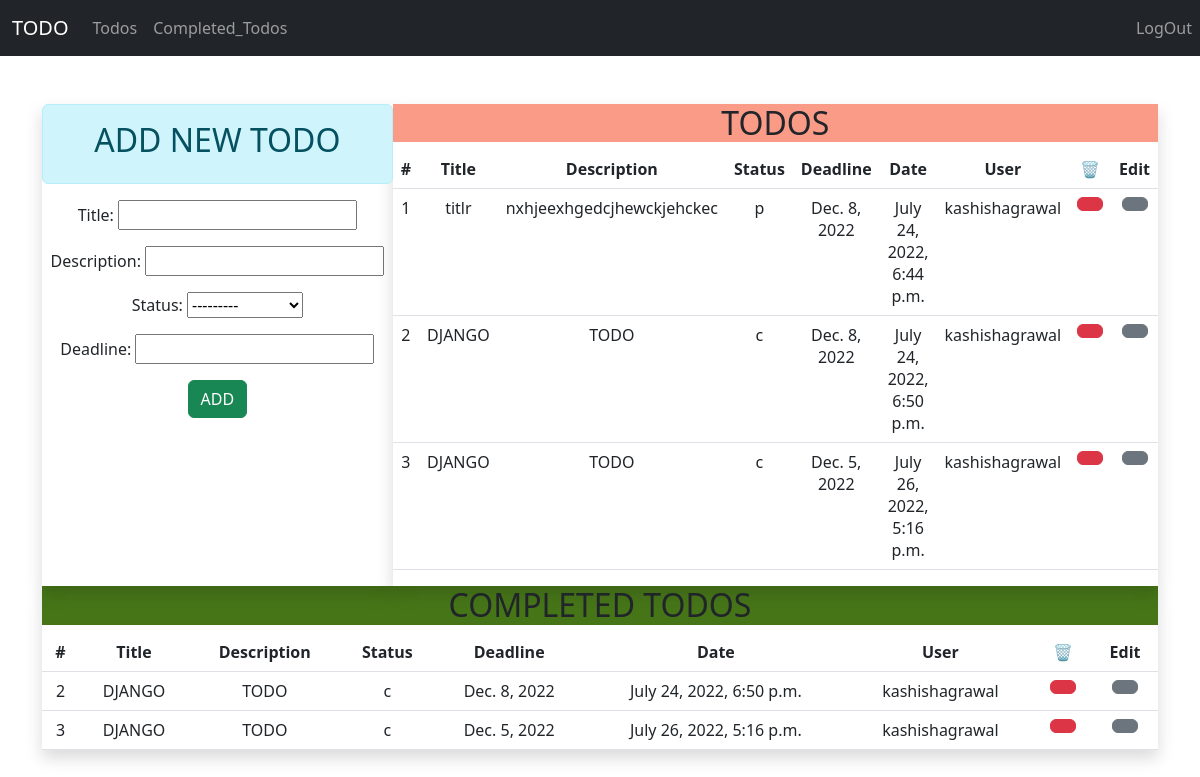
The app's page / (signed in) with its own data.
### App/models.py (models this page shows)
class TODO(models.Model):
    title = models.CharField(max_length=30)
    description = models.CharField(max_length=300)
    status_choices= {
        ('c', 'COMPLETED'),
        ('p', 'PENDING'),
    }
    status = models.CharField(max_length=2, choices = status_choices )
    date = models.DateTimeField(auto_now_add=True)
    deadline = models.DateField(max_length =6)
    updation = models.DateTimeField(auto_now_add=True)
    user = models.ForeignKey(User, on_delete= models.CASCADE)

### App/views.py (the view)
# urls.py: path('' , views.index, name= 'index'),
def index(request):
    if request.user.is_authenticated:
        user = request.user
        form = TODOForm()
        todos = TODO.objects.filter(user = user)
        return render(request, 'index.html', context={'form' : form, 'todos' : todos})
    else:
        return redirect('index')

### App/forms.py
class TODOForm(ModelForm):
    class Meta:
        model = TODO
        fields = ['title', 'description', 'status','deadline']

### App/templates/index.html (shortened to what this page needs)
<DOCTYPE html>
    <html>
        <head>
            <link type="text/css" href="@@path/vendor/sweetalert2/dist/sweetalert2.min.css" rel="stylesheet">
            <link href="https://cdn.jsdelivr.net/npm/bootstrap@5.2.0/dist/css/bootstrap.min.css" rel="stylesheet">
        </head>
 <body>
    <nav class="navbar navbar-expand-lg navbar-dark bg-dark">
        <div class="container-fluid">
          <a class="navbar-brand" href="">TODO</a>
          <div class="collapse navbar-collapse" id="navbarNav">
            <ul class="navbar-nav">
             {%if request.user.is_authenticated%}
                  <li class="nav-item">
                    <a class="nav-link" href="#todo">Todos</a>
                  </li>
                  <li class="nav-item">
                    <a class="nav-link" href="#Completed">Completed_Todos</a>
                  </li>
                  <li class="nav-item" style="position: absolute;
                  right: 0;">
                      <a class="nav-link" href="/logout">LogOut</a>
                    </li>
             {% endif%}
            </ul>
          </div>
        </div>
      </nav>
      <div class="container pt-4">
        <div class="row mx-auto p-0 mt-4">
         <div class="col-sm shadow p-0 mx-auto" style="background-color: white;">
                <div class="alert alert-info">
                    <h2 style="text-align: center;">ADD NEW TODO</h2>
                </div>
                <form action="/add-todo" method="POST" style="text-align: center;list-style-type: none;">
                {{ form.as_p }}
                <input type="submit" value="ADD" class="btn btn-success">
                </form>
         </div>
         <div class="col-sm shadow p-0 mx-auto" id="todo" style="background-color: white;">
             {% if todos|length == 0%}
              <div class="alert alert-info text-center">
                 <p class="display-4">EMPTY LIST</p>
              </div>
             {%else%}
            <div style="background-color: #F99B87"> <h2 style="text-align: center;">TODOS</h2> </div>
                <table class="table" style="text-align: center;">
                    <thead >
                        <tr>
                            <th>#</th>
                            <th>Title</th>
                            <th>Description</th>
                            <th>Status</th>
                            <th>Deadline</th>
                            <th>Date</th>
                            <th>User</th>
                            <th>🗑️</th>
                            <th>Edit</th>
                        </tr>
                    </thead>
                    <tbody>
                    {%for todo in todos%}
                        <tr>
                            <td> {{forloop.counter}} </td>
                            <td> {{todo.title}} </td>
                            <td> {{todo.description}} </td>
                            <td> {{todo.status}} </td>
                            <td> {{todo.deadline}} </td>
                            <td> {{todo.date}} </td>
                            <td> {{todo.user}} </td>
                            <td> <a href="delete-todo/{{todo.id}}" class="btn btn-danger"></td>
                            <td><a href="edit/{{todo.id}}"  class="btn btn-secondary"></td>
                        </tr>
                    {%endfor%}
                    </tbody>
                </table>
               {%endif%}
            </div>
         </div>
         <div class="col-sm shadow p-0 mx-auto" id="Completed" style="background-color: white;">
           <div style="background-color: #467518"> <h2 style="text-align: center;">COMPLETED TODOS</h2></div>
                <div>
                    <table class="table" style="text-align: center;">
                        <thead >
                            <tr>
                                <th>#</th>
                                <th>Title</th>
                                <th>Description</th>
                                <th>Status</th>
                                <th>Deadline</th>
                                <th>Date</th>
                                <th>User</th>
                                <th>🗑️</th>
                                <th>Edit</th>
                            </tr>
                        </thead>
                        <tbody>
                        {%for todo in todos%}
                         {% if todo.status == "c" %}
                            <tr>
                                <td> {{forloop.counter}} </td>
                                <td> {{todo.title}} </td>
                                <td> {{todo.description}} </td>
                                <td> {{todo.status}} </td>
                                <td> {{todo.deadline}} </td>
                                <td> {{todo.date}} </td>
                                <td> {{todo.user}} </td>
                                <td> <a href="delete-todo/{{todo.id}}" class="btn btn-danger" id="del"></td>
                                    <td><a href="edit/{{todo.id}}" class="btn btn-secondary" id="edit"></td>
                            </tr>
                         {%endif%}
                        {%endfor%}
                        </tbody>
                    </table>
                </div>
             </div>
         </div>
 </body>
 </html>

### records on screen
TODO: title "titlr", description "nxhjeexhgedcjhewckjehckec", status "p", deadline "Dec. 8, 2022", date "July 24, 2022, 6:44 p.m.", user "kashishagrawal"
TODO: title "DJANGO", description "TODO", status "c", deadline "Dec. 8, 2022", date "July 24, 2022, 6:50 p.m.", user "kashishagrawal"
TODO: title "DJANGO", description "TODO", status "c", deadline "Dec. 5, 2022", date "July 26, 2022, 5:16 p.m.", user "kashishagrawal"
